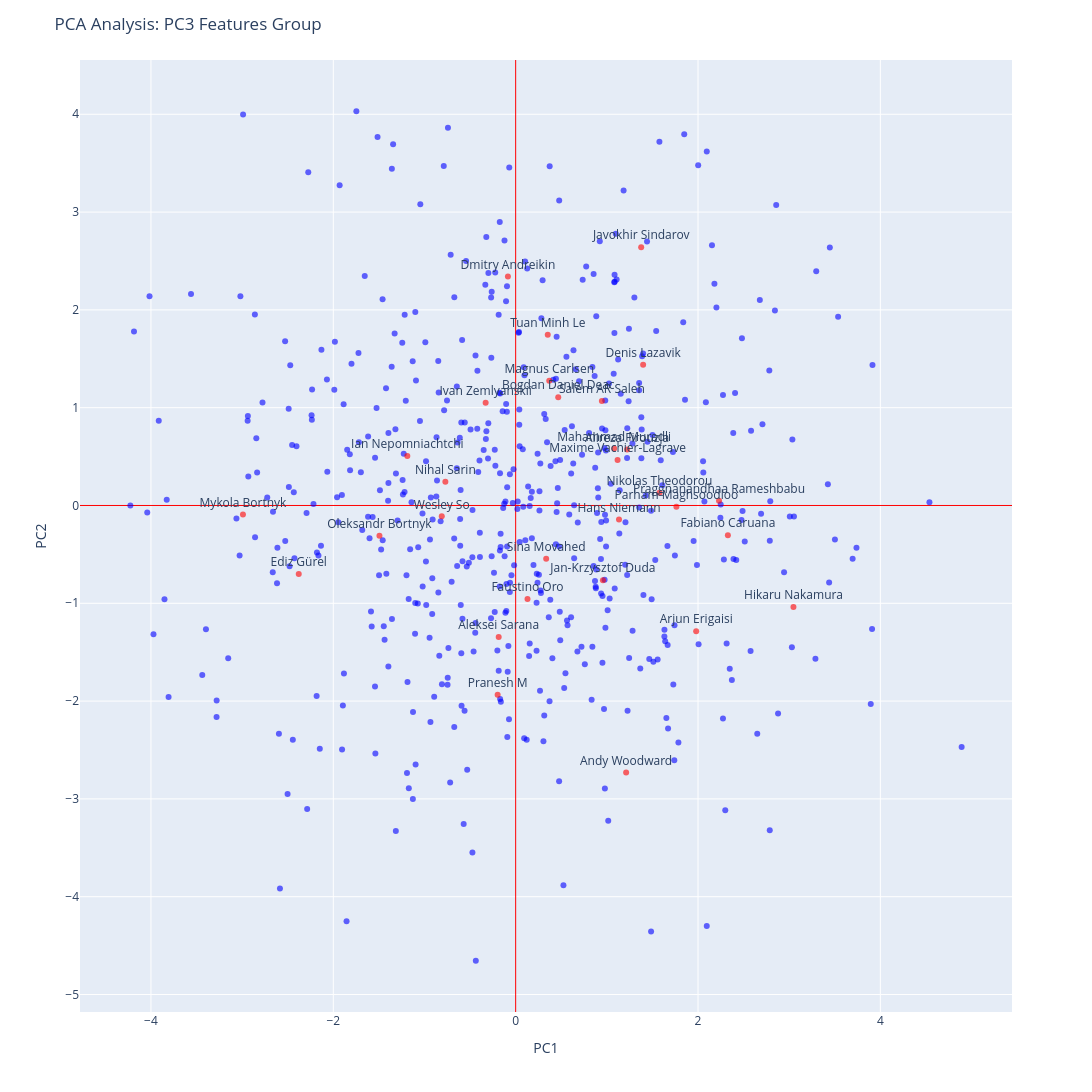

The notebook cell saved with this chart:
### Markdown cell above
# PC3风格特征分析   
x轴最右边 structual-Continuity/ Gradual Accumulation
x轴最左边： Forcing

### Code cell
pc3_cols=['KingSafetyScore','KingTropismScore','KingPawnShieldScore','CaptureRatio','CheckRatio','ForceRatio',
          'PawnProtectScore','bishop_1LifeRatio','pawn_5LifeRatio','queen_promo_2LifeRatio','queen_promo_3LifeRatio',
          #'queen_promo_4LifeRatio','queen_promo_5LifeRatio','queen_promo_6LifeRatio'
          ]
fig3, coords3, pca_df3 = run_custom_pca(
    df=df_interpretate, 
    feature_cols=pc3_cols, 
    top_players_list=top_highest_players, 
    title_suffix="PC3 Features Group"
)

fig3.show()
print("PC3 Group Top Players Coords:\n", coords3.head(30))

### Figure 1 — Plotly figure (JSON) as saved in the notebook; plotly's stock layout.template omitted (floating-point values rounded to 4 significant figures; data arrays with more than 128 entries replaced by an {"elided": "..."} marker saying what was removed)
{"data": [{"hovertemplate": "<b>%{hovertext}</b><br><br>is_top=False<br>PC1=%{x}<br>PC2=%{y}<br>text=%{text}<extra></extra>", "hovertext": {"elided": "529 str values"}, "legendgroup": "False", "marker": {"color": "blue", "opacity": 0.6, "symbol": "circle"}, "mode": "markers+text", "name": "False", "orientation": "v", "showlegend": true, "text": {"elided": "529 str values"}, "textposition": "top center", "type": "scatter", "x": {"elided": "529 float values"}, "xaxis": "x", "y": {"elided": "529 float values"}, "yaxis": "y"}, {"hovertemplate": "<b>%{hovertext}</b><br><br>is_top=True<br>PC1=%{x}<br>PC2=%{y}<br>text=%{text}<extra></extra>", "hovertext": ["Aleksei Sarana", "Alireza Firouzja", "Andy Woodward", "Arjun Erigaisi", "Bogdan Daniel Deac", "Denis Lazavik", "Dmitry Andreikin", "Ediz Gürel", "Fabiano Caruana", "Faustino Oro", "Hans Niemann", "Hikaru Nakamura", "Ian Nepomniachtchi", "Ivan Zemlyanskii", "Jan-Krzysztof Duda", "Javokhir Sindarov", "Magnus Carlsen", "Mahammad Muradli", "Maxime Vachier-Lagrave", "Mykola Bortnyk", "Nihal Sarin", "Nikolas Theodorou", "Oleksandr Bortnyk", "Parham Maghsoodloo", "Praggnanandhaa Rameshbabu", "Pranesh M", "Salem AR Saleh", "Sina Movahed", "Tuan Minh Le", "Wesley So"], "legendgroup": "True", "marker": {"color": "red", "opacity": 0.6, "symbol": "circle"}, "mode": "markers+text", "name": "True", "orientation": "v", "showlegend": true, "text": ["Aleksei Sarana", "Alireza Firouzja", "Andy Woodward", "Arjun Erigaisi", "Bogdan Daniel Deac", "Denis Lazavik", "Dmitry Andreikin", "Ediz Gürel", "Fabiano Caruana", "Faustino Oro", "Hans Niemann", "Hikaru Nakamura", "Ian Nepomniachtchi", "Ivan Zemlyanskii", "Jan-Krzysztof Duda", "Javokhir Sindarov", "Magnus Carlsen", "Mahammad Muradli", "Maxime Vachier-Lagrave", "Mykola Bortnyk", "Nihal Sarin", "Nikolas Theodorou", "Oleksandr Bortnyk", "Parham Maghsoodloo", "Praggnanandhaa Rameshbabu", "Pranesh M", "Salem AR Saleh", "Sina Movahed", "Tuan Minh Le", "Wesley So"], "textposition": "top center", "type": "scatter", "x": [-0.1861, 1.222, 1.212, 1.98, 0.4668, 1.398, -0.08504, -2.379, 2.328, 0.1302, 1.133, 3.047, -1.188, -0.3292, 0.957, 1.377, 0.3684, 1.081, 1.118, -2.991, -0.7709, 1.577, -1.494, 1.763, 2.231, -0.1976, 0.9456, 0.3347, 0.352, -0.8104], "xaxis": "x", "y": [-1.344, 0.5736, -2.731, -1.285, 1.107, 1.439, 2.34, -0.7003, -0.3032, -0.9563, -0.1444, -1.037, 0.5066, 1.052, -0.7641, 2.641, 1.275, 0.5822, 0.465, -0.0913, 0.2435, 0.1297, -0.3103, -0.01216, 0.04964, -1.934, 1.068, -0.5442, 1.746, -0.1111], "yaxis": "y"}], "layout": {"height": 1500, "legend": {"title": {"text": "is_top"}, "tracegroupgap": 0}, "margin": {"t": 60}, "showlegend": false, "title": {"text": "PCA Analysis: PC3 Features Group"}, "width": 1500, "xaxis": {"anchor": "y", "domain": [0, 1], "title": {"text": "PC1"}, "zeroline": true, "zerolinecolor": "red", "zerolinewidth": 1}, "yaxis": {"anchor": "x", "domain": [0, 1], "title": {"text": "PC2"}, "zeroline": true, "zerolinecolor": "red", "zerolinewidth": 1}}}
